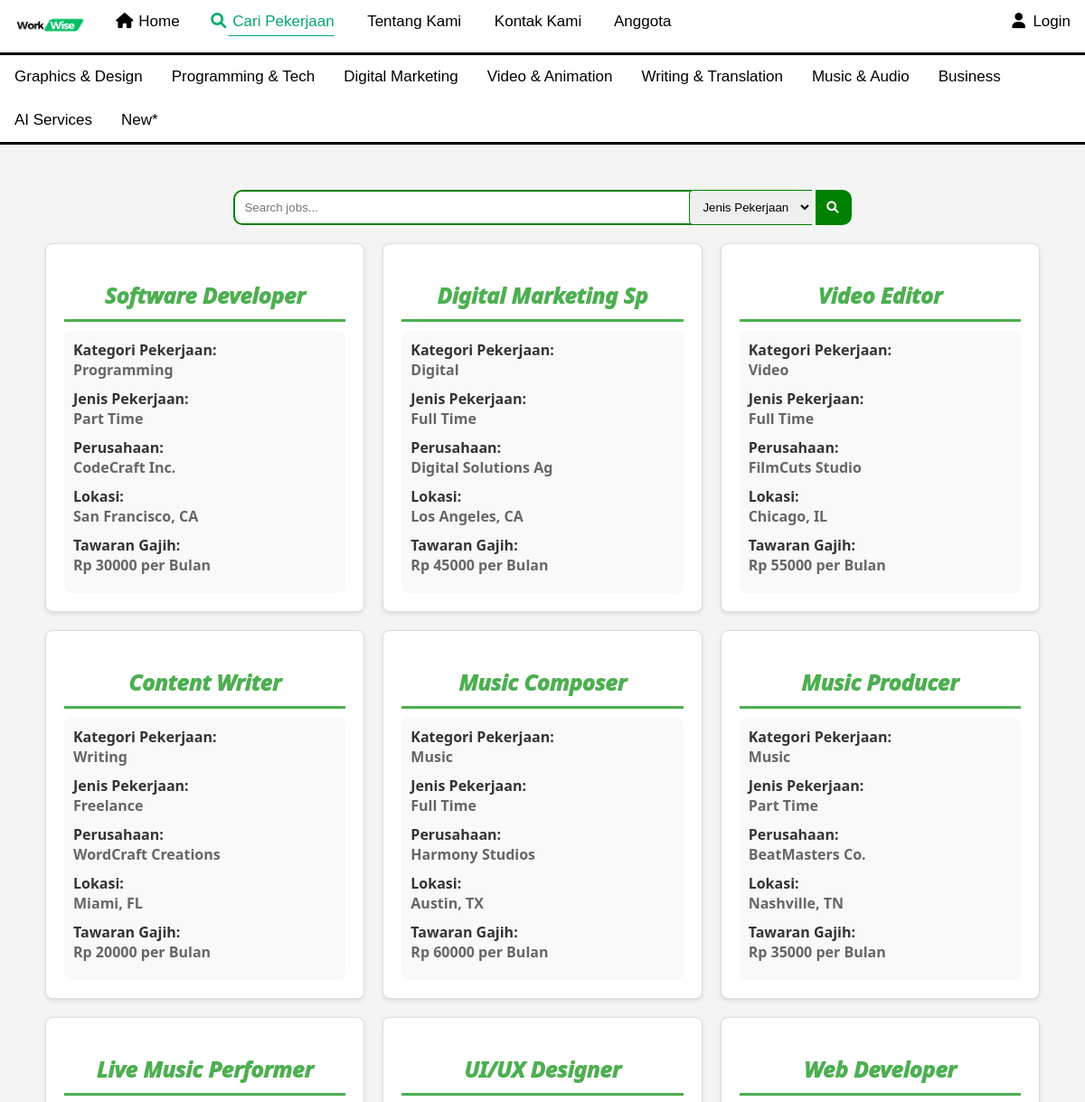
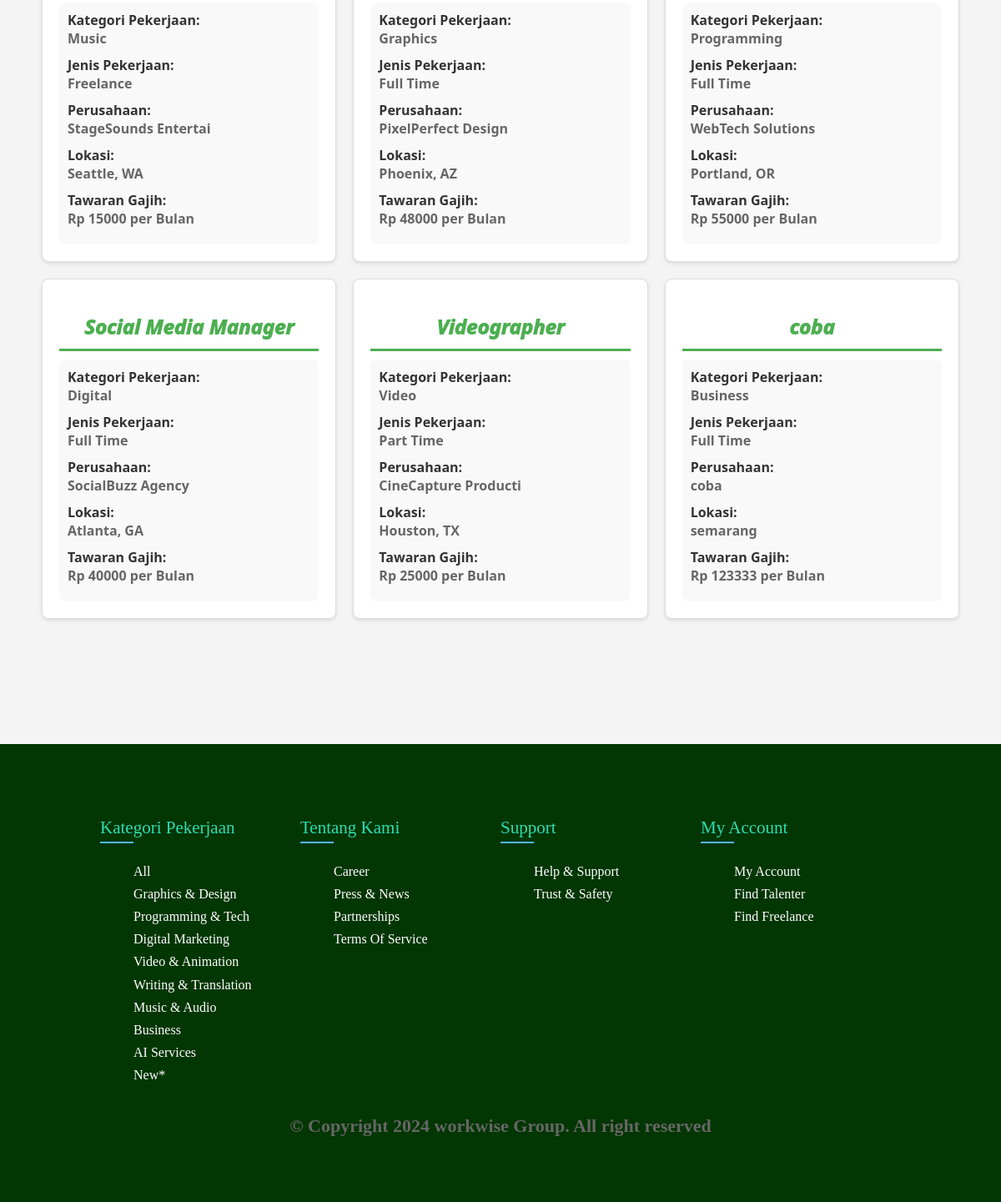
The page /find_job.php on the database its author committed (2 pictures, top to bottom).
### tables this page shows
CREATE TABLE `jobtable` (
  `jobId` int(10) NOT NULL,
  `userId` int(11) NOT NULL,
  `category` varchar(32) NOT NULL,
  `title` varchar(20) NOT NULL,
  `jobType` varchar(10) NOT NULL,
  `company` varchar(20) NOT NULL,
  `location` varchar(32) NOT NULL,
  `price` int(10) NOT NULL,
  `exitDay` date NOT NULL,
  `responsibilities` varchar(120) NOT NULL,
  `requirements` varchar(200) NOT NULL,
  `payment` int(11) NOT NULL
);

### find_job.php (the view, shortened to what this page needs)
<?php include("conn.php"); ?>
<?php $active2 = "active"; ?>
<?php
$note = "";
if (isset($_GET["search"]) || isset($_GET["filter"])) {
    $search1 = $_GET["search"];
    $filter = $_GET["filter"];
    $search = mysqli_real_escape_string($conn, $search1);
    if (!empty($search)) {
        if ($filter == "All Type") {
            $sql = "SELECT * FROM jobtable WHERE (title LIKE '%$search%' OR company LIKE '%$search%' OR location LIKE '%$search%' OR price LIKE '%$search%' OR exitDay LIKE '%$search%')";
            $result = mysqli_query($conn, $sql);
            if ($result == false) {
            }
        } else if ($filter == "Full Time" || $filter == "Part Time") {
            $sql = "SELECT * FROM jobtable WHERE (title LIKE '%$search%' OR company LIKE '%$search%' OR location LIKE '%$search%' OR price LIKE '%$search%' OR exitDay LIKE '%$search%') AND jobType = '$filter'";
            $result = mysqli_query($conn, $sql);
            if ($result == false) {
            }
        } else {
        }
    } else {
        if ($filter == "Full Time" || $filter == "Part Time") {
            $sql = "SELECT * FROM jobtable WHERE jobType = '$filter'";
            $result = mysqli_query($conn, $sql);
            if ($result == false) {
                $note = "Data not found.";
            }
        } else {
            $sql = "SELECT * FROM jobtable ";
        }
    }
} else {
    $sql = "SELECT * FROM jobtable ";
}
$result = mysqli_query($conn, $sql);
?>
<!DOCTYPE html>
<html lang="en">
<head>
    <link rel="stylesheet" href="https://cdnjs.cloudflare.com/ajax/libs/font-awesome/4.7.0/css/font-awesome.min.css">
    <link rel="stylesheet" href="./CSS/job_list.css">
    <link rel="stylesheet" href="https://cdnjs.cloudflare.com/ajax/libs/font-awesome/6.0.0/css/all.min.css">
</head>
<body>
        <link rel="stylesheet" href="./CSS/header.css">
    <?php include_once("navbar.php"); ?>
    <?php include_once("ctg_bar.php"); ?>
    <form action="find_job.php" method="get">
    <div class="searchbar">
            <input id="fsearch" type="search" name="search" placeholder="<?php if (isset($_GET["search"])) {
                                                                echo $_GET["search"];
                                                            } else {
                                                                echo "Search jobs...";
                                                            } ?>">
            <select name="filter"  id="idcheck " >
                <option value="All Type">Jenis Pekerjaan</option>
            </select>
            <button type="submit"name="submit"><i class="fa fa-fw fa-search"></i></button>
        </div>
    </form>
    <div class="job_listings">
        <div class="job_row">
            <?php
            if ($result && mysqli_num_rows($result) > 0) {
                while ($row = mysqli_fetch_assoc($result)) {
            ?>
                    <div class="job">
                        <h2>
                            <?php echo $row["title"]; ?>
                        </h2>
                        <div class="job_details">
                            <h4>Kategori Pekerjaan:</h4>
                            <p>
                                <?php echo $row['category']; ?>
                            </p>
                            <h4>Jenis Pekerjaan:</h4>
                            <p>
                                <?php echo $row['jobType']; ?>
                            </p>
                            <h4>Perusahaan:</h4>
                            <p>
                                <?php echo $row['company']; ?>
                            </p>
                            <h4>Lokasi:</h4>
                            <p>
                                <?php echo $row['location']; ?>
                            </p>
                            <h4>Tawaran Gajih:</h4>
                            <p>Rp
                                <?php echo $row['price']; ?> per Bulan
                            </p>
                        </div>
                    </div>
                <?php
                }
                ?>
        </div>
    </div>
<?php
            }
?>
<?php if ($note != 'Data not found.') {
    include_once('footer.php');
}

### navbar.php (shortened to what this page needs)
<link rel="stylesheet" href="https://cdnjs.cloudflare.com/ajax/libs/font-awesome/4.7.0/css/font-awesome.min.css">
<link rel="stylesheet" href="./CSS/navbar.css">
<div class="navbar" id="navbarid">
    <a href=""><img id="logo" src="./Image/logo/logo1.png" alt="ss"></a>
    <a class="<?php echo $active1?>" class="active" href="index.php"><i class="fa fa-fw fa-home"></i> Home</a>
    <a class="<?php echo $active2?>" href="find_job.php"><i class="fa fa-fw fa-search"></i> Cari Pekerjaan</a>
    <a class="<?php echo $active4?>"  href="about.php"><i class="fa "></i> Tentang Kami</a>
    <a class="<?php echo $active5?>"  href="contact_us.php"><i class="fa "></i> Kontak Kami</a>
    <a class="<?php echo $active5?>"  href="Anggota.php"><i class="fa "></i> Anggota</a>
    <a class="<?php echo $active6?>" href="login.php" id="login"><i class="fa fa-fw fa-user "></i> Login</a>
</div>

### ctg_bar.php (shortened to what this page needs)
<!DOCTYPE html>
<html>
<head>
    <link rel="stylesheet" href="https://cdnjs.cloudflare.com/ajax/libs/font-awesome/4.7.0/css/font-awesome.min.css">
    <link rel="stylesheet" href="./CSS/navbar.css">
</head>
<body>
    <div class="navbar" id="navbarid1">
        <a href="job_category.php?ctg=Graphics">Graphics & Design    </a>
        <a href="job_category.php?ctg=Programming">Programming & Tech</a>
        <a href="job_category.php?ctg=Digital">Digital Marketing     </a>
        <a href="job_category.php?ctg=Video">Video & Animation       </a>
        <a href="job_category.php?ctg=Writing">Writing & Translation </a>
        <a href="job_category.php?ctg=Music">Music & Audio           </a>
        <a href="job_category.php?ctg=Business">Business             </a>
        <a href="job_category.php?ctg=AI">AI Services                </a>
        <a href="job_category.php?ctg=New">New*                      </a>
    </div>
</body>
</html>

### footer.php (shortened to what this page needs)
<div class="body">
    <footer>
        <div class="footer-column">
            <h4>Kategori Pekerjaan</h4>
            <ul>
                <li> <a href="find_job.php">All </a></li>
                <li> <a href="job_category.php?ctg=Graphics">Graphics & Design </a></li>
                <li> <a href="job_category.php?ctg=Programming">Programming & Tech</a></li>
                <li> <a href="job_category.php?ctg=Digital">Digital Marketing </a></li>
                <li> <a href="job_category.php?ctg=Video">Video & Animation </a></li>
                <li> <a href="job_category.php?ctg=Writing">Writing & Translation </a></li>
                <li> <a href="job_category.php?ctg=Music">Music & Audio </a></li>
                <li> <a href="job_category.php?ctg=Business">Business </a></li>
                <li> <a href="job_category.php?ctg=AI">AI Services </a></li>
                <li> <a href="job_category.php?ctg=New">New* </a></li>
            </ul>
        </div>
        <div class="footer-column">
            <h4>Tentang Kami</h4>
            <ul>
                <li><a href="#">Career</a></li>
                <li><a href="#">Press & News</a></li>
                <li><a href="#">Partnerships</a></li>
                <li><a href="#">Terms of Service</a></li>
            </ul>
        </div>
        <div class="footer-column">
            <h4>Support </h4>
            <ul>
                <li><a href="#">Help & Support</a></li>
                <li><a href="#">Trust & Safety</a></li>
            </ul>
        </div>
        <div class="footer-column">
            <h4>My Account</h4>
            <ul>
                <li><a href="#">My account</a></li>
                <li><a href="#">Find Talenter </a></li>
                <li><a href="#">Find Freelance </a></li>
            </ul>
        </div>
        <div class="text">
            <P> &copy; Copyright 2024 workwise Group. All right reserved </P>
        </div>
    </footer>
</div>
</body>
</html>

### CSS/job_list.css (style rules this page uses)
body { margin: 0; padding: 0; background-color: #f4f4f4; }
.searchbar { width: 100%; text-align: center; justify-content: center; }
input , button,select { margin-top: 50px; padding: 10px; border-style: solid; border-color: green; }
.searchbar input { width: 50%; border-top-left-radius: 10px; border-bottom-left-radius: 10px; border-right-style: none; }
.searchbar button { border-top-right-radius: 10px; border-bottom-right-radius: 10px; border-left-style: none; background-color: green; margin-left: 0; }
select { border-radius: 5px; border-top-right-radius: 0; border-bottom-right-radius: 0; border-style: solid; border-right-style: none; margin-left: -100px; position: sticky; }
button i { color: white; }
.job_listings { font-family: 'Segoe UI', Tahoma, Geneva, Verdana, sans-serif; max-width: 1100px; margin: 20px auto; }
.job_row { display: grid; grid-template-columns: repeat(3, 1fr); gap: 20px; }
.job { border: 1px solid #ddd; background-color: #fff; padding: 20px; border-radius: 8px; box-shadow: 0 2px 4px rgba(0, 0, 0, 0.1); transition: transform 0.3s ease-in-out; }
h2 { text-align: center; font-style: italic; font-weight: 1000; margin-bottom: 10px; color: #4CAF50; padding-bottom: 10px; border-bottom-style: solid; }
p { color: #666; font-weight: 600; margin-bottom: 8px; padding-bottom: 10px; }
.job_details { background-color: #f9f9f9; padding: 10px; border-radius: 8px; }
.job_details h4 { margin: 0; color: #333; }
.job_details p { margin: 0; color: #666; }

### CSS/header.css (style rules this page uses)
body { margin: 0; }

### CSS/navbar.css (style rules this page uses)
#logo { height: 25px; width: auto; }
.navbar { margin: 0; font-family: Arial, Helvetica, sans-serif; overflow: hidden; background-color: #ffffff; border-style: solid; border-top-style: none; border-left-style: none; border-right-style: none; position:sticky; }
.navbar a { float: left; display: block; color: black; text-align: center; padding: 14px 16px; text-decoration: none; font-size: 17px; }
.navbar a.active { color: #04AA6D; text-underline-offset: 10px; text-decoration: underline; }
#login { float: inline-end; }

### footer.php (style rules this page uses)
.body { background-color: white; background-position: center; margin: 0; padding: 0; line-height: 1.2; scroll-behavior: smooth; box-sizing: border-box; margin-bottom: 0; margin-top: 150px; }
footer { display: flex; flex-wrap: wrap; margin-top: auto; background-color: rgb(2, 54, 2); padding: 60px 10%; }
ul { list-style: none; }
.footer-column { width: 25%; }
.footer-column h4 { position: relative; margin-bottom: 30px; font-weight: 500; font-size: 21px; color: rgb(45, 221, 180); text-transform: capitalize; }
.footer-column h4::before { content: ''; position: absolute; left: 0; bottom: -6px; background-color: rgb(85, 182, 243); height: 2px; width: 40px; }
ul li:not(:last-child) { margin-bottom: 8px; }
ul li a { display: block; font-size: 16px; text-transform: capitalize; color: rgb(255, 255, 255); text-decoration: rgb(0, 0, 0); transition: 1s; }
.text { text-align: center; font-size: 22px; color: rgb(255, 255, 255); margin: auto; width: 100%; }

### rows shown on the page
jobtable: title "Software Developer", category "Programming", jobType "Part Time", company "CodeCraft Inc.", location "San Francisco, CA", price "30000"
jobtable: title "Digital Marketing Sp", category "Digital", jobType "Full Time", company "Digital Solutions Ag", location "Los Angeles, CA", price "45000"
jobtable: title "Video Editor", category "Video", jobType "Full Time", company "FilmCuts Studio", location "Chicago, IL", price "55000"
jobtable: title "Content Writer", category "Writing", jobType "Freelance", company "WordCraft Creations", location "Miami, FL", price "20000"
jobtable: title "Music Composer", category "Music", jobType "Full Time", company "Harmony Studios", location "Austin, TX", price "60000"
jobtable: title "Music Producer", category "Music", jobType "Part Time", company "BeatMasters Co.", location "Nashville, TN", price "35000"
jobtable: title "Live Music Performer", category "Music", jobType "Freelance", company "StageSounds Entertai", location "Seattle, WA", price "15000"
jobtable: title "UI/UX Designer", category "Graphics", jobType "Full Time", company "PixelPerfect Design", location "Phoenix, AZ", price "48000"
jobtable: title "Web Developer", category "Programming", jobType "Full Time", company "WebTech Solutions", location "Portland, OR", price "55000"
jobtable: title "Social Media Manager", category "Digital", jobType "Full Time", company "SocialBuzz Agency", location "Atlanta, GA", price "40000"
jobtable: title "Videographer", category "Video", jobType "Part Time", company "CineCapture Producti", location "Houston, TX", price "25000"
jobtable: title "coba", category "Business", jobType "Full Time", company "coba", location "semarang", price "123333"
